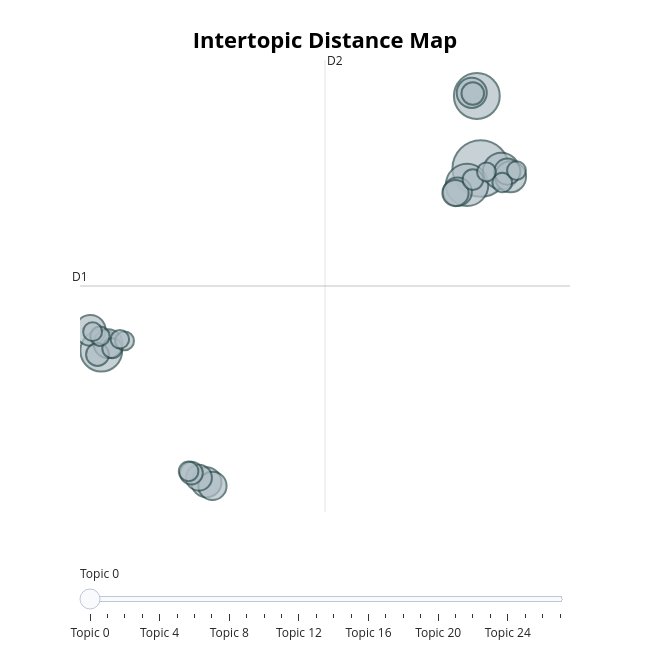

Notebook source saved alongside this figure:
### Code cell
topic_model.visualize_topics()

### Figure 1 — Plotly figure (JSON) as saved in the notebook; plotly's stock layout.template omitted (floating-point values rounded to 4 significant figures)
{"data": [{"customdata": [[0, "马克思主义 | 邓小平 | 改革开放 | 理论 | 毛泽东思想", 233], [1, "政治 | 干部 | 党的建设 | 领导 | 问题", 153], [2, "伟大复兴 | 实现 | 中华民族 | 奋斗 | 各族人民", 131], [3, "红军 | 根据地 | 焦裕禄 | 革命 | 长征", 127], [4, "制度 | 历史 | 国家 | 大国 | 中华民族", 97], [5, "群众 | 人民 | 人民群众 | 根本利益 | 服务", 70], [6, "终结 | 脱离 | 无往而不胜 | 关键 | 地方", 68], [7, "军队 | 发展 | 国防 | 科技 | 创新", 66], [8, "教育 | 坚定 | 信念 | 理论自信 | 制度自信", 66], [9, "胜利 | 革命 | 红军 | 长征 | 人民军队", 61], [10, "中华儿女 | 中华民族 | 伟大复兴 | 中国共产党 | 实现", 60], [11, "全球 | 和平 | 各国 | 国际 | 合作", 58], [12, "人民政协 | 制度 | 人民代表大会制度 | 宪法 | 民主", 50], [13, "英雄 | 中华民族 | 历史 | 民族 | 人民幸福", 50], [14, "发展 | 风险 | 挑战 | 战略 | 协调", 49], [15, "建成 | 现代化 | 深圳 | 经济特区 | 第二个百年", 38], [16, "红色 | 沂蒙 | 光荣 | 革命 | 传统", 38], [17, "广大党员 | 干部 | 使命 | 党史 | 教育", 37], [18, "特色社会主义道路 | 特色 | 理论体系 | 必由之路 | 正确", 31], [19, "人民军队 | 强军 | 军事 | 打仗 | 新形势下", 29], [20, "意志 | 主权 | 武力 | 霸权主义 | 和平", 28], [21, "经济特区 | 改革开放 | 深圳 | 出口 | 广东", 28], [22, "走向胜利 | 力量 | 胜利 | 人民军队 | 人民", 27], [23, "营养 | 伟大光荣 | 历史 | 中国共产党 | 发展史", 26], [24, "侵略 | 半封建社会 | 鸦片战争 | 苦难 | 人民", 26], [25, "中华人民共和国 | 纪念 | 抗日战争 | 隆重集会 | 胜利", 26], [26, "马克思列宁主义 | 工人运动 | 座谈会 | 邓小平 | 纪念", 26], [27, "推翻 | 人民 | 帝国主义 | 封建主义 | 官僚资本主义", 25]], "hovertemplate": "<b>Topic %{customdata[0]}</b><br>%{customdata[1]}<br>Size: %{customdata[2]}", "legendgroup": "", "marker": {"color": "#B0BEC5", "size": [233, 153, 131, 127, 97, 70, 68, 66, 66, 61, 60, 58, 50, 50, 49, 38, 38, 37, 31, 29, 28, 28, 27, 26, 26, 26, 26, 25], "sizemode": "area", "sizeref": 0.1456, "symbol": "circle", "line": {"color": "DarkSlateGrey", "width": 2}}, "mode": "markers", "name": "", "orientation": "v", "showlegend": false, "x": [14.93, 14.75, 14.3, -2.702, 15.89, 16.32, -3.21, 2.185, 14.52, -2.384, 13.85, 2.464, 16.17, 13.76, 1.837, 1.487, -2.878, 14.56, 14.57, -2.193, 15.93, 1.357, -2.764, -3.105, 16.59, -1.621, 15.2, -1.839], "xaxis": "x", "y": [10.7, 16.12, 9.479, -2.908, 10.52, 10.08, -1.39, -12.74, 16.36, -2.382, 8.968, -13.01, 10.47, 8.869, -12.4, -12.05, -3.192, 16.31, 9.877, -2.727, 9.661, -11.92, -1.83, -1.486, 10.55, -2.177, 10.45, -2.059], "yaxis": "y", "type": "scatter"}], "layout": {"xaxis": {"anchor": "y", "domain": [0.0, 1.0], "title": {"text": ""}, "visible": false, "range": [-3.691, 19.08]}, "yaxis": {"anchor": "x", "domain": [0.0, 1.0], "title": {"text": ""}, "visible": false, "range": [-14.96, 18.81]}, "legend": {"tracegroupgap": 0, "itemsizing": "constant"}, "margin": {"t": 60}, "title": {"font": {"size": 22, "color": "Black"}, "text": "<b>Intertopic Distance Map</b>", "y": 0.95, "x": 0.5, "xanchor": "center", "yanchor": "top"}, "hoverlabel": {"font": {"size": 16, "family": "Rockwell"}, "bgcolor": "white"}, "width": 650, "height": 650, "sliders": [{"active": 0, "pad": {"t": 50}, "steps": [{"args": [{"marker.color": [["red", "#B0BEC5", "#B0BEC5", "#B0BEC5", "#B0BEC5", "#B0BEC5", "#B0BEC5", "#B0BEC5", "#B0BEC5", "#B0BEC5", "#B0BEC5", "#B0BEC5", "#B0BEC5", "#B0BEC5", "#B0BEC5", "#B0BEC5", "#B0BEC5", "#B0BEC5", "#B0BEC5", "#B0BEC5", "#B0BEC5", "#B0BEC5", "#B0BEC5", "#B0BEC5", "#B0BEC5", "#B0BEC5", "#B0BEC5", "#B0BEC5"]]}], "label": "Topic 0", "method": "update"}, {"args": [{"marker.color": [["#B0BEC5", "red", "#B0BEC5", "#B0BEC5", "#B0BEC5", "#B0BEC5", "#B0BEC5", "#B0BEC5", "#B0BEC5", "#B0BEC5", "#B0BEC5", "#B0BEC5", "#B0BEC5", "#B0BEC5", "#B0BEC5", "#B0BEC5", "#B0BEC5", "#B0BEC5", "#B0BEC5", "#B0BEC5", "#B0BEC5", "#B0BEC5", "#B0BEC5", "#B0BEC5", "#B0BEC5", "#B0BEC5", "#B0BEC5", "#B0BEC5"]]}], "label": "Topic 1", "method": "update"}, {"args": [{"marker.color": [["#B0BEC5", "#B0BEC5", "red", "#B0BEC5", "#B0BEC5", "#B0BEC5", "#B0BEC5", "#B0BEC5", "#B0BEC5", "#B0BEC5", "#B0BEC5", "#B0BEC5", "#B0BEC5", "#B0BEC5", "#B0BEC5", "#B0BEC5", "#B0BEC5", "#B0BEC5", "#B0BEC5", "#B0BEC5", "#B0BEC5", "#B0BEC5", "#B0BEC5", "#B0BEC5", "#B0BEC5", "#B0BEC5", "#B0BEC5", "#B0BEC5"]]}], "label": "Topic 2", "method": "update"}, {"args": [{"marker.color": [["#B0BEC5", "#B0BEC5", "#B0BEC5", "red", "#B0BEC5", "#B0BEC5", "#B0BEC5", "#B0BEC5", "#B0BEC5", "#B0BEC5", "#B0BEC5", "#B0BEC5", "#B0BEC5", "#B0BEC5", "#B0BEC5", "#B0BEC5", "#B0BEC5", "#B0BEC5", "#B0BEC5", "#B0BEC5", "#B0BEC5", "#B0BEC5", "#B0BEC5", "#B0BEC5", "#B0BEC5", "#B0BEC5", "#B0BEC5", "#B0BEC5"]]}], "label": "Topic 3", "method": "update"}, {"args": [{"marker.color": [["#B0BEC5", "#B0BEC5", "#B0BEC5", "#B0BEC5", "red", "#B0BEC5", "#B0BEC5", "#B0BEC5", "#B0BEC5", "#B0BEC5", "#B0BEC5", "#B0BEC5", "#B0BEC5", "#B0BEC5", "#B0BEC5", "#B0BEC5", "#B0BEC5", "#B0BEC5", "#B0BEC5", "#B0BEC5", "#B0BEC5", "#B0BEC5", "#B0BEC5", "#B0BEC5", "#B0BEC5", "#B0BEC5", "#B0BEC5", "#B0BEC5"]]}], "label": "Topic 4", "method": "update"}, {"args": [{"marker.color": [["#B0BEC5", "#B0BEC5", "#B0BEC5", "#B0BEC5", "#B0BEC5", "red", "#B0BEC5", "#B0BEC5", "#B0BEC5", "#B0BEC5", "#B0BEC5", "#B0BEC5", "#B0BEC5", "#B0BEC5", "#B0BEC5", "#B0BEC5", "#B0BEC5", "#B0BEC5", "#B0BEC5", "#B0BEC5", "#B0BEC5", "#B0BEC5", "#B0BEC5", "#B0BEC5", "#B0BEC5", "#B0BEC5", "#B0BEC5", "#B0BEC5"]]}], "label": "Topic 5", "method": "update"}, {"args": [{"marker.color": [["#B0BEC5", "#B0BEC5", "#B0BEC5", "#B0BEC5", "#B0BEC5", "#B0BEC5", "red", "#B0BEC5", "#B0BEC5", "#B0BEC5", "#B0BEC5", "#B0BEC5", "#B0BEC5", "#B0BEC5", "#B0BEC5", "#B0BEC5", "#B0BEC5", "#B0BEC5", "#B0BEC5", "#B0BEC5", "#B0BEC5", "#B0BEC5", "#B0BEC5", "#B0BEC5", "#B0BEC5", "#B0BEC5", "#B0BEC5", "#B0BEC5"]]}], "label": "Topic 6", "method": "update"}, {"args": [{"marker.color": [["#B0BEC5", "#B0BEC5", "#B0BEC5", "#B0BEC5", "#B0BEC5", "#B0BEC5", "#B0BEC5", "red", "#B0BEC5", "#B0BEC5", "#B0BEC5", "#B0BEC5", "#B0BEC5", "#B0BEC5", "#B0BEC5", "#B0BEC5", "#B0BEC5", "#B0BEC5", "#B0BEC5", "#B0BEC5", "#B0BEC5", "#B0BEC5", "#B0BEC5", "#B0BEC5", "#B0BEC5", "#B0BEC5", "#B0BEC5", "#B0BEC5"]]}], "label": "Topic 7", "method": "update"}, {"args": [{"marker.color": [["#B0BEC5", "#B0BEC5", "#B0BEC5", "#B0BEC5", "#B0BEC5", "#B0BEC5", "#B0BEC5", "#B0BEC5", "red", "#B0BEC5", "#B0BEC5", "#B0BEC5", "#B0BEC5", "#B0BEC5", "#B0BEC5", "#B0BEC5", "#B0BEC5", "#B0BEC5", "#B0BEC5", "#B0BEC5", "#B0BEC5", "#B0BEC5", "#B0BEC5", "#B0BEC5", "#B0BEC5", "#B0BEC5", "#B0BEC5", "#B0BEC5"]]}], "label": "Topic 8", "method": "update"}, {"args": [{"marker.color": [["#B0BEC5", "#B0BEC5", "#B0BEC5", "#B0BEC5", "#B0BEC5", "#B0BEC5", "#B0BEC5", "#B0BEC5", "#B0BEC5", "red", "#B0BEC5", "#B0BEC5", "#B0BEC5", "#B0BEC5", "#B0BEC5", "#B0BEC5", "#B0BEC5", "#B0BEC5", "#B0BEC5", "#B0BEC5", "#B0BEC5", "#B0BEC5", "#B0BEC5", "#B0BEC5", "#B0BEC5", "#B0BEC5", "#B0BEC5", "#B0BEC5"]]}], "label": "Topic 9", "method": "update"}, {"args": [{"marker.color": [["#B0BEC5", "#B0BEC5", "#B0BEC5", "#B0BEC5", "#B0BEC5", "#B0BEC5", "#B0BEC5", "#B0BEC5", "#B0BEC5", "#B0BEC5", "red", "#B0BEC5", "#B0BEC5", "#B0BEC5", "#B0BEC5", "#B0BEC5", "#B0BEC5", "#B0BEC5", "#B0BEC5", "#B0BEC5", "#B0BEC5", "#B0BEC5", "#B0BEC5", "#B0BEC5", "#B0BEC5", "#B0BEC5", "#B0BEC5", "#B0BEC5"]]}], "label": "Topic 10", "method": "update"}, {"args": [{"marker.color": [["#B0BEC5", "#B0BEC5", "#B0BEC5", "#B0BEC5", "#B0BEC5", "#B0BEC5", "#B0BEC5", "#B0BEC5", "#B0BEC5", "#B0BEC5", "#B0BEC5", "red", "#B0BEC5", "#B0BEC5", "#B0BEC5", "#B0BEC5", "#B0BEC5", "#B0BEC5", "#B0BEC5", "#B0BEC5", "#B0BEC5", "#B0BEC5", "#B0BEC5", "#B0BEC5", "#B0BEC5", "#B0BEC5", "#B0BEC5", "#B0BEC5"]]}], "label": "Topic 11", "method": "update"}, {"args": [{"marker.color": [["#B0BEC5", "#B0BEC5", "#B0BEC5", "#B0BEC5", "#B0BEC5", "#B0BEC5", "#B0BEC5", "#B0BEC5", "#B0BEC5", "#B0BEC5", "#B0BEC5", "#B0BEC5", "red", "#B0BEC5", "#B0BEC5", "#B0BEC5", "#B0BEC5", "#B0BEC5", "#B0BEC5", "#B0BEC5", "#B0BEC5", "#B0BEC5", "#B0BEC5", "#B0BEC5", "#B0BEC5", "#B0BEC5", "#B0BEC5", "#B0BEC5"]]}], "label": "Topic 12", "method": "update"}, {"args": [{"marker.color": [["#B0BEC5", "#B0BEC5", "#B0BEC5", "#B0BEC5", "#B0BEC5", "#B0BEC5", "#B0BEC5", "#B0BEC5", "#B0BEC5", "#B0BEC5", "#B0BEC5", "#B0BEC5", "#B0BEC5", "red", "#B0BEC5", "#B0BEC5", "#B0BEC5", "#B0BEC5", "#B0BEC5", "#B0BEC5", "#B0BEC5", "#B0BEC5", "#B0BEC5", "#B0BEC5", "#B0BEC5", "#B0BEC5", "#B0BEC5", "#B0BEC5"]]}], "label": "Topic 13", "method": "update"}, {"args": [{"marker.color": [["#B0BEC5", "#B0BEC5", "#B0BEC5", "#B0BEC5", "#B0BEC5", "#B0BEC5", "#B0BEC5", "#B0BEC5", "#B0BEC5", "#B0BEC5", "#B0BEC5", "#B0BEC5", "#B0BEC5", "#B0BEC5", "red", "#B0BEC5", "#B0BEC5", "#B0BEC5", "#B0BEC5", "#B0BEC5", "#B0BEC5", "#B0BEC5", "#B0BEC5", "#B0BEC5", "#B0BEC5", "#B0BEC5", "#B0BEC5", "#B0BEC5"]]}], "label": "Topic 14", "method": "update"}, {"args": [{"marker.color": [["#B0BEC5", "#B0BEC5", "#B0BEC5", "#B0BEC5", "#B0BEC5", "#B0BEC5", "#B0BEC5", "#B0BEC5", "#B0BEC5", "#B0BEC5", "#B0BEC5", "#B0BEC5", "#B0BEC5", "#B0BEC5", "#B0BEC5", "red", "#B0BEC5", "#B0BEC5", "#B0BEC5", "#B0BEC5", "#B0BEC5", "#B0BEC5", "#B0BEC5", "#B0BEC5", "#B0BEC5", "#B0BEC5", "#B0BEC5", "#B0BEC5"]]}], "label": "Topic 15", "method": "update"}, {"args": [{"marker.color": [["#B0BEC5", "#B0BEC5", "#B0BEC5", "#B0BEC5", "#B0BEC5", "#B0BEC5", "#B0BEC5", "#B0BEC5", "#B0BEC5", "#B0BEC5", "#B0BEC5", "#B0BEC5", "#B0BEC5", "#B0BEC5", "#B0BEC5", "#B0BEC5", "red", "#B0BEC5", "#B0BEC5", "#B0BEC5", "#B0BEC5", "#B0BEC5", "#B0BEC5", "#B0BEC5", "#B0BEC5", "#B0BEC5", "#B0BEC5", "#B0BEC5"]]}], "label": "Topic 16", "method": "update"}, {"args": [{"marker.color": [["#B0BEC5", "#B0BEC5", "#B0BEC5", "#B0BEC5", "#B0BEC5", "#B0BEC5", "#B0BEC5", "#B0BEC5", "#B0BEC5", "#B0BEC5", "#B0BEC5", "#B0BEC5", "#B0BEC5", "#B0BEC5", "#B0BEC5", "#B0BEC5", "#B0BEC5", "red", "#B0BEC5", "#B0BEC5", "#B0BEC5", "#B0BEC5", "#B0BEC5", "#B0BEC5", "#B0BEC5", "#B0BEC5", "#B0BEC5", "#B0BEC5"]]}], "label": "Topic 17", "method": "update"}, {"args": [{"marker.color": [["#B0BEC5", "#B0BEC5", "#B0BEC5", "#B0BEC5", "#B0BEC5", "#B0BEC5", "#B0BEC5", "#B0BEC5", "#B0BEC5", "#B0BEC5", "#B0BEC5", "#B0BEC5", "#B0BEC5", "#B0BEC5", "#B0BEC5", "#B0BEC5", "#B0BEC5", "#B0BEC5", "red", "#B0BEC5", "#B0BEC5", "#B0BEC5", "#B0BEC5", "#B0BEC5", "#B0BEC5", "#B0BEC5", "#B0BEC5", "#B0BEC5"]]}], "label": "Topic 18", "method": "update"}, {"args": [{"marker.color": [["#B0BEC5", "#B0BEC5", "#B0BEC5", "#B0BEC5", "#B0BEC5", "#B0BEC5", "#B0BEC5", "#B0BEC5", "#B0BEC5", "#B0BEC5", "#B0BEC5", "#B0BEC5", "#B0BEC5", "#B0BEC5", "#B0BEC5", "#B0BEC5", "#B0BEC5", "#B0BEC5", "#B0BEC5", "red", "#B0BEC5", "#B0BEC5", "#B0BEC5", "#B0BEC5", "#B0BEC5", "#B0BEC5", "#B0BEC5", "#B0BEC5"]]}], "label": "Topic 19", "method": "update"}, {"args": [{"marker.color": [["#B0BEC5", "#B0BEC5", "#B0BEC5", "#B0BEC5", "#B0BEC5", "#B0BEC5", "#B0BEC5", "#B0BEC5", "#B0BEC5", "#B0BEC5", "#B0BEC5", "#B0BEC5", "#B0BEC5", "#B0BEC5", "#B0BEC5", "#B0BEC5", "#B0BEC5", "#B0BEC5", "#B0BEC5", "#B0BEC5", "red", "#B0BEC5", "#B0BEC5", "#B0BEC5", "#B0BEC5", "#B0BEC5", "#B0BEC5", "#B0BEC5"]]}], "label": "Topic 20", "method": "update"}, {"args": [{"marker.color": [["#B0BEC5", "#B0BEC5", "#B0BEC5", "#B0BEC5", "#B0BEC5", "#B0BEC5", "#B0BEC5", "#B0BEC5", "#B0BEC5", "#B0BEC5", "#B0BEC5", "#B0BEC5", "#B0BEC5", "#B0BEC5", "#B0BEC5", "#B0BEC5", "#B0BEC5", "#B0BEC5", "#B0BEC5", "#B0BEC5", "#B0BEC5", "red", "#B0BEC5", "#B0BEC5", "#B0BEC5", "#B0BEC5", "#B0BEC5", "#B0BEC5"]]}], "label": "Topic 21", "method": "update"}, {"args": [{"marker.color": [["#B0BEC5", "#B0BEC5", "#B0BEC5", "#B0BEC5", "#B0BEC5", "#B0BEC5", "#B0BEC5", "#B0BEC5", "#B0BEC5", "#B0BEC5", "#B0BEC5", "#B0BEC5", "#B0BEC5", "#B0BEC5", "#B0BEC5", "#B0BEC5", "#B0BEC5", "#B0BEC5", "#B0BEC5", "#B0BEC5", "#B0BEC5", "#B0BEC5", "red", "#B0BEC5", "#B0BEC5", "#B0BEC5", "#B0BEC5", "#B0BEC5"]]}], "label": "Topic 22", "method": "update"}, {"args": [{"marker.color": [["#B0BEC5", "#B0BEC5", "#B0BEC5", "#B0BEC5", "#B0BEC5", "#B0BEC5", "#B0BEC5", "#B0BEC5", "#B0BEC5", "#B0BEC5", "#B0BEC5", "#B0BEC5", "#B0BEC5", "#B0BEC5", "#B0BEC5", "#B0BEC5", "#B0BEC5", "#B0BEC5", "#B0BEC5", "#B0BEC5", "#B0BEC5", "#B0BEC5", "#B0BEC5", "red", "#B0BEC5", "#B0BEC5", "#B0BEC5", "#B0BEC5"]]}], "label": "Topic 23", "method": "update"}, {"args": [{"marker.color": [["#B0BEC5", "#B0BEC5", "#B0BEC5", "#B0BEC5", "#B0BEC5", "#B0BEC5", "#B0BEC5", "#B0BEC5", "#B0BEC5", "#B0BEC5", "#B0BEC5", "#B0BEC5", "#B0BEC5", "#B0BEC5", "#B0BEC5", "#B0BEC5", "#B0BEC5", "#B0BEC5", "#B0BEC5", "#B0BEC5", "#B0BEC5", "#B0BEC5", "#B0BEC5", "#B0BEC5", "red", "#B0BEC5", "#B0BEC5", "#B0BEC5"]]}], "label": "Topic 24", "method": "update"}, {"args": [{"marker.color": [["#B0BEC5", "#B0BEC5", "#B0BEC5", "#B0BEC5", "#B0BEC5", "#B0BEC5", "#B0BEC5", "#B0BEC5", "#B0BEC5", "#B0BEC5", "#B0BEC5", "#B0BEC5", "#B0BEC5", "#B0BEC5", "#B0BEC5", "#B0BEC5", "#B0BEC5", "#B0BEC5", "#B0BEC5", "#B0BEC5", "#B0BEC5", "#B0BEC5", "#B0BEC5", "#B0BEC5", "#B0BEC5", "red", "#B0BEC5", "#B0BEC5"]]}], "label": "Topic 25", "method": "update"}, {"args": [{"marker.color": [["#B0BEC5", "#B0BEC5", "#B0BEC5", "#B0BEC5", "#B0BEC5", "#B0BEC5", "#B0BEC5", "#B0BEC5", "#B0BEC5", "#B0BEC5", "#B0BEC5", "#B0BEC5", "#B0BEC5", "#B0BEC5", "#B0BEC5", "#B0BEC5", "#B0BEC5", "#B0BEC5", "#B0BEC5", "#B0BEC5", "#B0BEC5", "#B0BEC5", "#B0BEC5", "#B0BEC5", "#B0BEC5", "#B0BEC5", "red", "#B0BEC5"]]}], "label": "Topic 26", "method": "update"}, {"args": [{"marker.color": [["#B0BEC5", "#B0BEC5", "#B0BEC5", "#B0BEC5", "#B0BEC5", "#B0BEC5", "#B0BEC5", "#B0BEC5", "#B0BEC5", "#B0BEC5", "#B0BEC5", "#B0BEC5", "#B0BEC5", "#B0BEC5", "#B0BEC5", "#B0BEC5", "#B0BEC5", "#B0BEC5", "#B0BEC5", "#B0BEC5", "#B0BEC5", "#B0BEC5", "#B0BEC5", "#B0BEC5", "#B0BEC5", "#B0BEC5", "#B0BEC5", "red"]]}], "label": "Topic 27", "method": "update"}]}], "shapes": [{"line": {"color": "#CFD8DC", "width": 2}, "type": "line", "x0": 7.696, "x1": 7.696, "y0": -14.96, "y1": 18.81}, {"line": {"color": "#9E9E9E", "width": 2}, "type": "line", "x0": -3.691, "x1": 19.08, "y0": 1.925, "y1": 1.925}], "annotations": [{"showarrow": false, "text": "D1", "x": -3.691, "y": 1.925, "yshift": 10}, {"showarrow": false, "text": "D2", "x": 7.696, "xshift": 10, "y": 18.81}]}}
